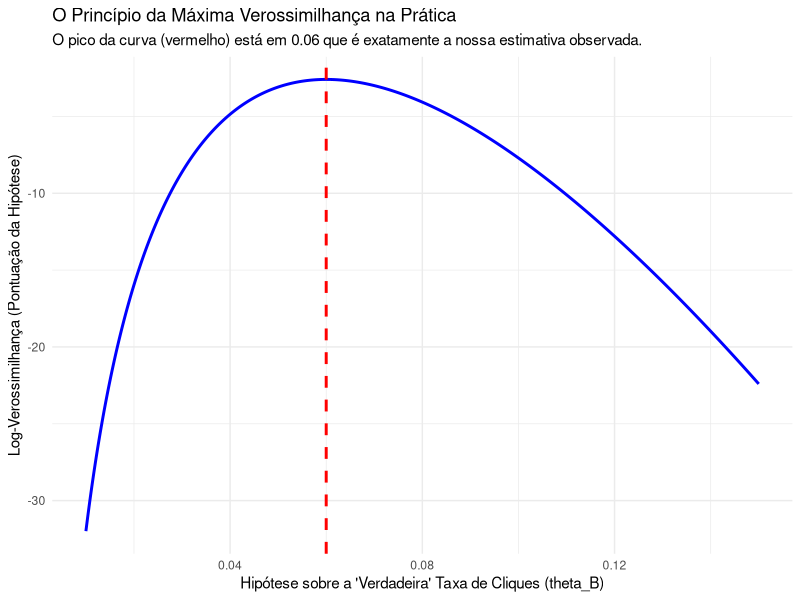

Write R code to recreate this figure.
## ---- chunk 1
#| label: visualizando-verossimilhanca
#| echo: true
#| title: "Visualizando a Função de Log-Verossimilhança"
#| message: false
#| warning: false

library(ggplot2) # Para criar os gráficos

# 1. Nossos dados observados para a Versão B
n_B <- 500
cliques_B <- 30
estimativa_observada <- cliques_B / n_B

# 2. Criar um "grid" de hipóteses para a verdadeira taxa de cliques (theta_B)
# Vamos testar 1000 valores possíveis entre 1% e 15%
hipoteses_theta <- seq(from = 0.01, to = 0.15, by = 0.0001)

# 3. Calcular a log-verossimilhança para cada hipótese
# Usamos dbinom() para calcular a "pontuação" de cada hipótese,
# dado que observamos 'cliques_B' em 'n_B' tentativas.
# log = TRUE nos dá a log-verossimilhança.
log_like <- dbinom(x = cliques_B, 
                   size = n_B, 
                   prob = hipoteses_theta, 
                   log = TRUE)

# 4. Preparar os dados para plotar
df_like <- data.frame(
  theta = hipoteses_theta,
  log_likelihood = log_like
)

# 5. Encontrar o valor de theta que maximiza a log-verossimilhança
theta_max <- hipoteses_theta[which.max(log_like)]

print(paste("Estimativa Observada (nosso 'chute'):", estimativa_observada))
print(paste("Estimativa de Máxima Verossimilhança (pico do gráfico):", theta_max))

# 6. Plotar!
ggplot(df_like, aes(x = theta, y = log_likelihood)) +
  geom_line(color = "blue", size = 1) +
  # Adiciona uma linha vertical no pico encontrado
  geom_vline(xintercept = theta_max, 
             color = "red", 
             linetype = "dashed", 
             size = 1) +
  labs(
    title = "O Princípio da Máxima Verossimilhança na Prática",
    subtitle = paste("O pico da curva (vermelho) está em", round(theta_max, 2), "que é exatamente a nossa estimativa observada."),
    x = "Hipótese sobre a 'Verdadeira' Taxa de Cliques (theta_B)",
    y = "Log-Verossimilhança (Pontuação da Hipótese)"
  ) +
  theme_minimal()
